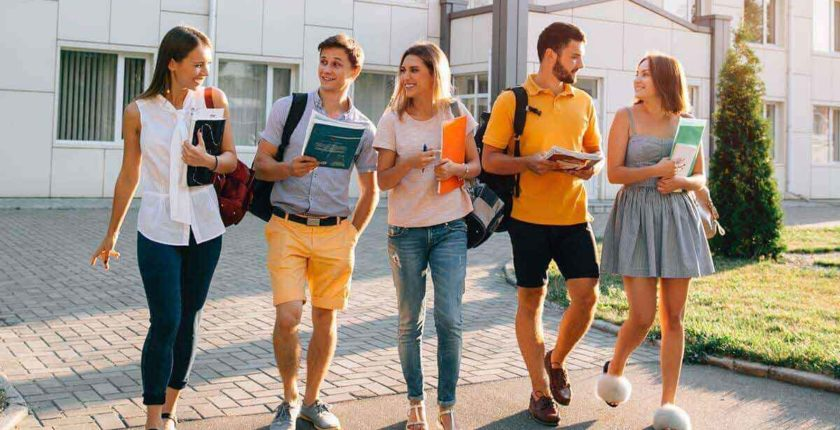
#> input picture Task 1 Image to Pencil Sketch/test.jpg, 840 x 430 px
$ python main.py
#> lines starting #> are read from the running program, lines starting #| are printed output that depends on the picture

import cv2
image = cv2.imread("test.jpg")
#> image is the input picture: shape (430, 840, 3); mean B, G, R 131.2, 145.1, 159.4
cv2.imshow("result", image)
cv2.waitKey(0)

gray= cv2.cvtColor(image, cv2.COLOR_BGR2GRAY)
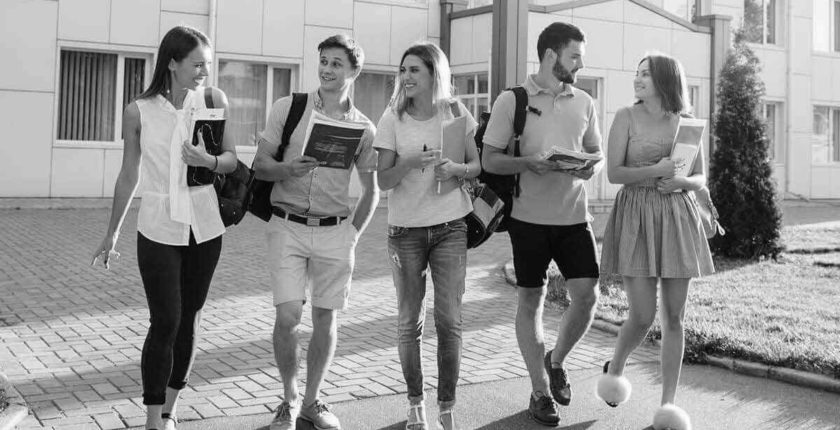
#> gray: shape (430, 840); min 1, max 255, mean 147.8
cv2.imshow("Messi gray",gray)
cv2.waitKey(0)

inverted= 255 - gray
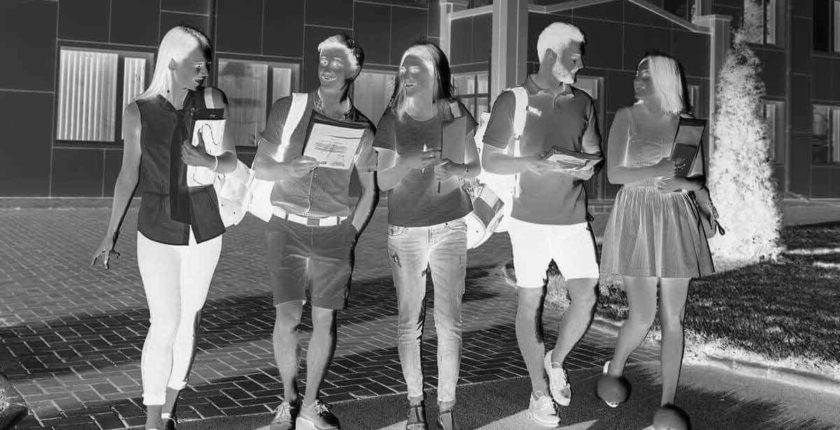
#> inverted: shape (430, 840); min 0, max 254, mean 107.2
cv2.imshow("Inverted", inverted)
cv2.waitKey(0)


blurred = cv2.GaussianBlur(inverted, (21, 21), 0)
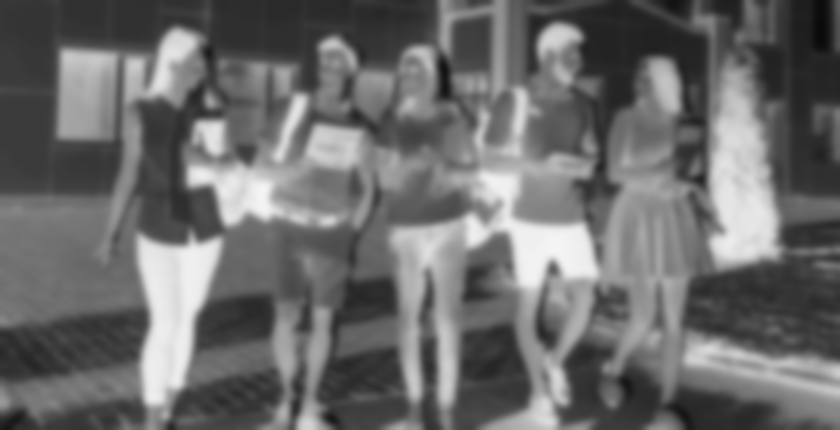
#> blurred: shape (430, 840); min 9, max 245, mean 107.2
cv2.imshow("Blurred", blurred)
cv2.waitKey(0)

invertblurred = 255 - blurred
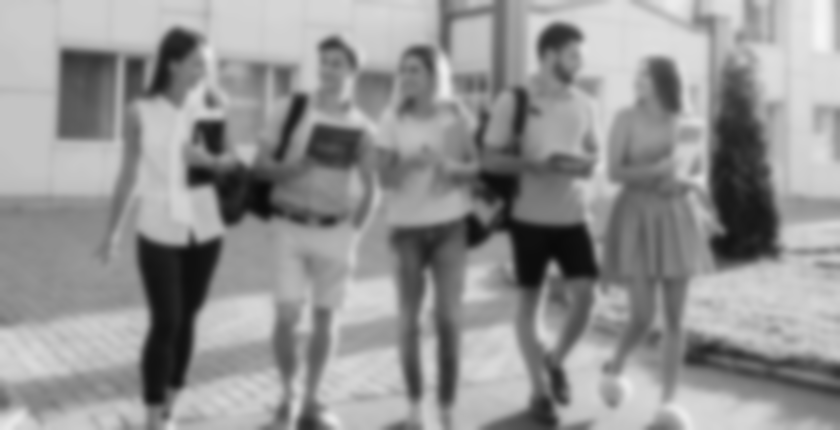
#> invertblurred: shape (430, 840); min 10, max 246, mean 147.8
pencil = cv2.divide(gray, invertblurred, scale=256.0)
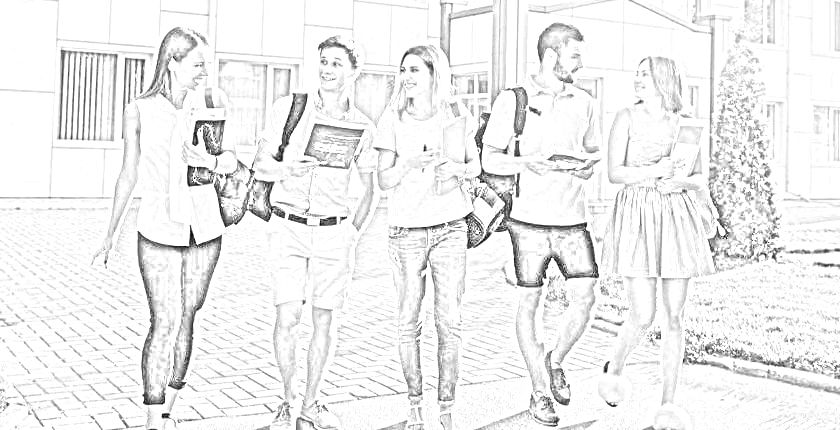
#> pencil: shape (430, 840); min 3, max 255, mean 238.9
cv2.imshow("Sketch", pencil)
cv2.waitKey(0)
